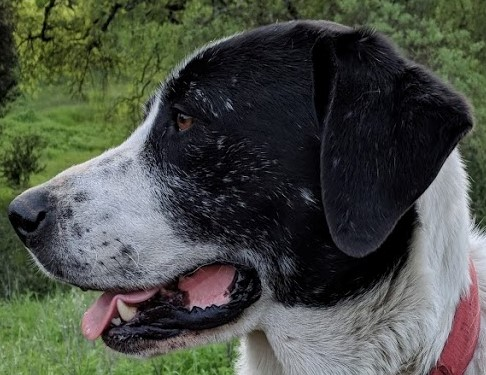
#> input picture meta/sammy_face.jpg, 486 x 375 px
$ jupyter execute 04c-Edge-Detection.ipynb
#> lines starting #> are read from the running program, lines starting #| are printed output that depends on the picture
[cell 1]
import cv2
import numpy as np
import matplotlib.pyplot as plt

[cell 2]
img = cv2.imread('../meta/sammy_face.jpg')
#> img is the input picture: shape (375, 486, 3); mean B, G, R 70, 78.7, 74.2
plt.imshow(img)

**CHOOSING THRESHOLDS**

[cell 3]
med_val = np.median(img)
#> med_val = 64
lower = int(max(0, 0.7* med_val))
#> lower = 44
print(lower)
#| 44
upper = int(min(255,1.3 * med_val))
#> upper = 83
print(upper)
#| 83

# Canny Edge Detection

[cell 4]
def plot_edges(ax, th1, th2):
    edges = cv2.Canny(image=img, threshold1=th1 , threshold2=th2)
    ax.imshow(edges)
    ax.set_title(f'{th1}-{th2}')
    ax.set_axis_off()

[cell 5]
thresholds = [
    (lower, upper), (lower, upper+100), (lower+40, upper),
    (lower+100, upper+100), (lower+100, upper+150), (lower+150, upper+170)
]
#> thresholds = [(44, 83), (44, 183), (84, 83), (144, 183), (144, 233), (194, 253)]

fig, ax = plt.subplots(2, 3, figsize=(20, 10))
for i, th in enumerate(thresholds):
    plot_edges(ax[i//3][i%3], th[0], th[1])
#> this loop made 6 passes
#> pass 1, in plot_edges, `edges = cv2.Canny(image=img, threshold1=th1 , threshold2=th2)`:
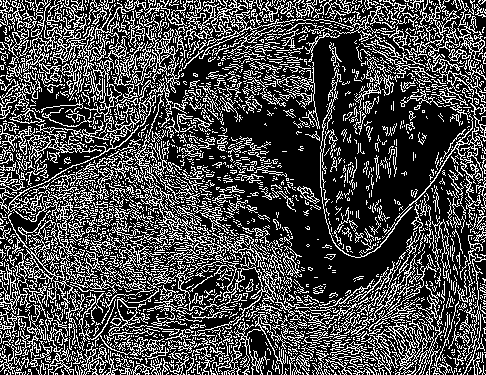
#> edges: shape (375, 486); 28.7% white in thin lines or dots
#> pass 2, in plot_edges (call 2), `edges = cv2.Canny(image=img, threshold1=th1 , threshold2=th2)`:
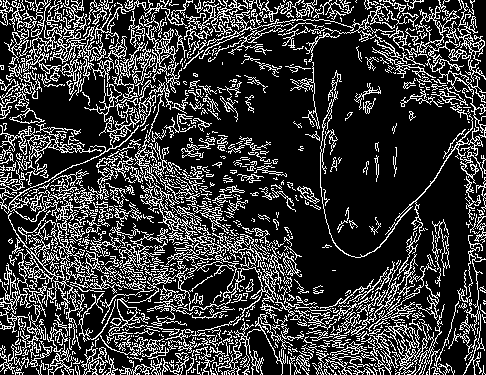
#> edges: shape (375, 486); 22.7% white in thin lines or dots
#> pass 3, in plot_edges (call 3), `edges = cv2.Canny(image=img, threshold1=th1 , threshold2=th2)`:
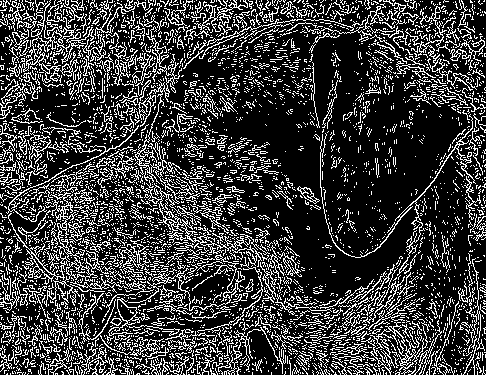
#> edges: shape (375, 486); 23.4% white in thin lines or dots
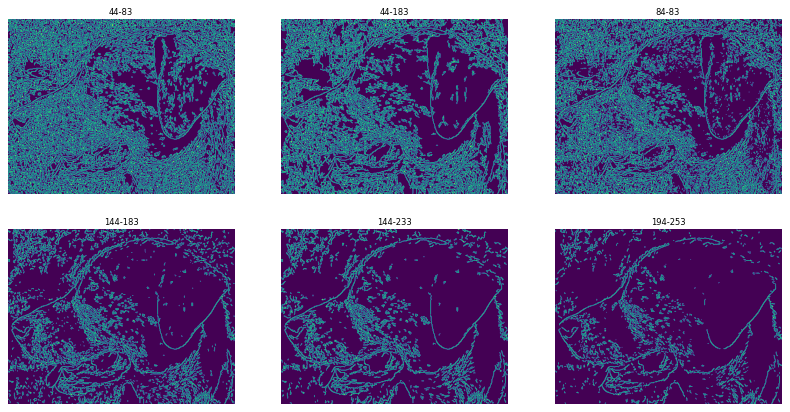
#> figure drawn by matplotlib, 6 panels

 # Manual Blurring before Edge Detection

[cell 6]
fig, ax = plt.subplots(2, 3, figsize=(20, 10))
for i, k in enumerate([3, 5, 7, 9, 11, 13]):
    blurred_img = cv2.blur(img,ksize=(k,k))
    edges = cv2.Canny(image=blurred_img, threshold1=lower , threshold2=upper)
    ax[i//3][i%3].set_title(f"{k}x{k}")
    ax[i//3][i%3].imshow(edges)
    ax[i//3][i%3].set_axis_off()
#> this loop made 6 passes
#> pass 1, `edges = cv2.Canny(image=blurred_img, threshold1=lower , threshold2=upp..`:
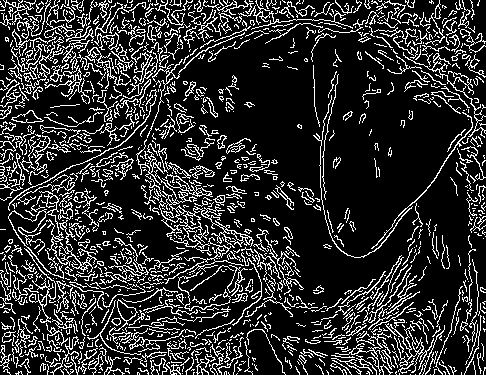
#> edges: shape (375, 486); 18.2% white in thin lines or dots
#> pass 2, `blurred_img = cv2.blur(img,ksize=(k,k))`:
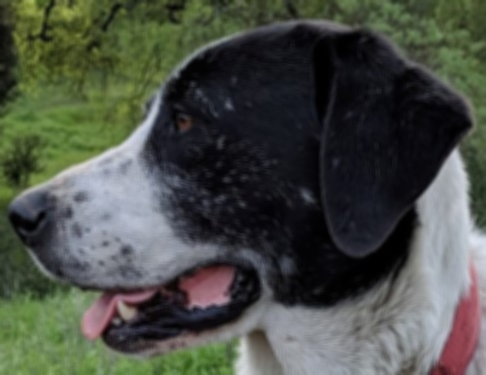
#> blurred_img: shape (375, 486, 3); mean B, G, R 70, 78.7, 74.2
#> pass 2, `edges = cv2.Canny(image=blurred_img, threshold1=lower , threshold2=upp..`:
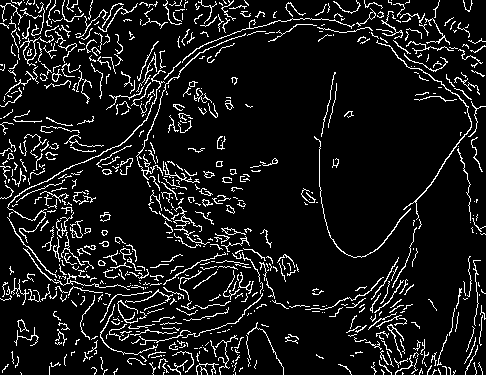
#> edges: shape (375, 486); 9.4% white in thin lines or dots
#> after the loop:
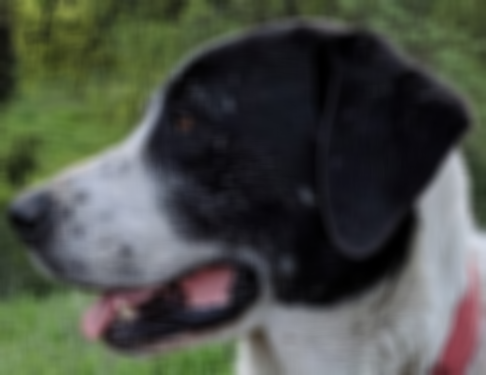
#> blurred_img: shape (375, 486, 3); mean B, G, R 70, 78.7, 74.2
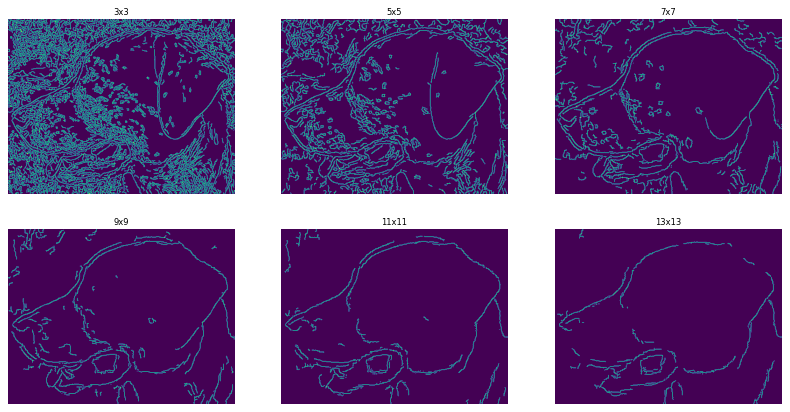
#> figure drawn by matplotlib, 6 panels

$ run again, with meta/00-puppy.jpg copied over meta/sammy_face.jpg
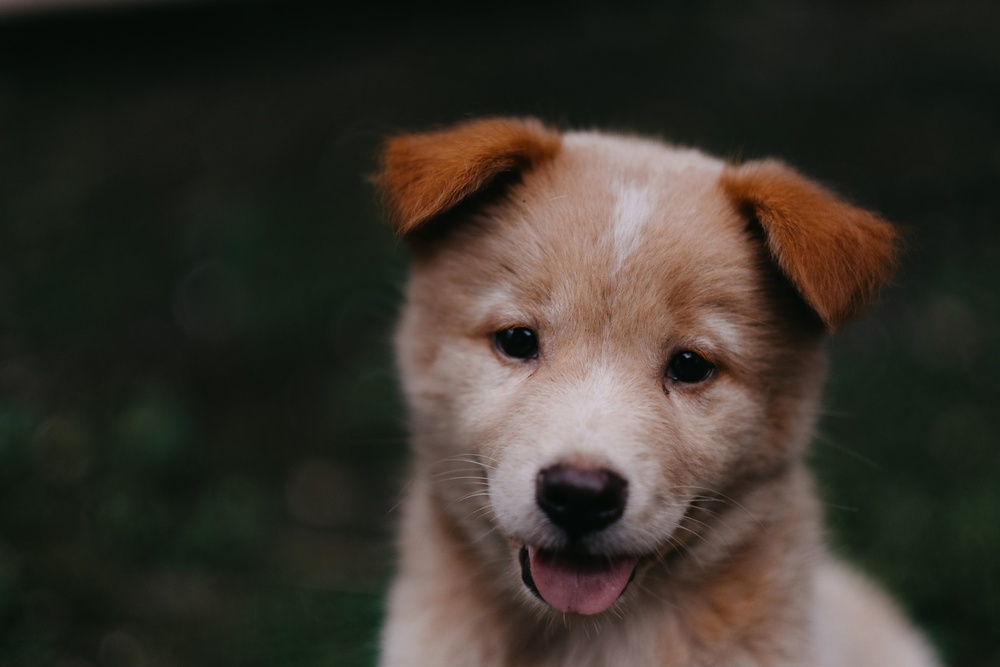
#> input picture meta/00-puppy.jpg, 1000 x 667 px, shrunk from 1950 x 1300 before the run
#> img is the input picture: shape (667, 1000, 3); mean B, G, R 43.8, 51.8, 57.3
#> med_val = 27
#> lower = 18
#| 18
#> upper = 35
#| 35
#> thresholds = [(18, 35), (18, 135), (58, 35), (118, 135), (118, 185), (168, 205)]
#> the loop `for i, th in enumerate(thresholds):` made 6 passes
#> pass 1, in plot_edges, `edges = cv2.Canny(image=img, threshold1=th1 , threshold2=th2)`:
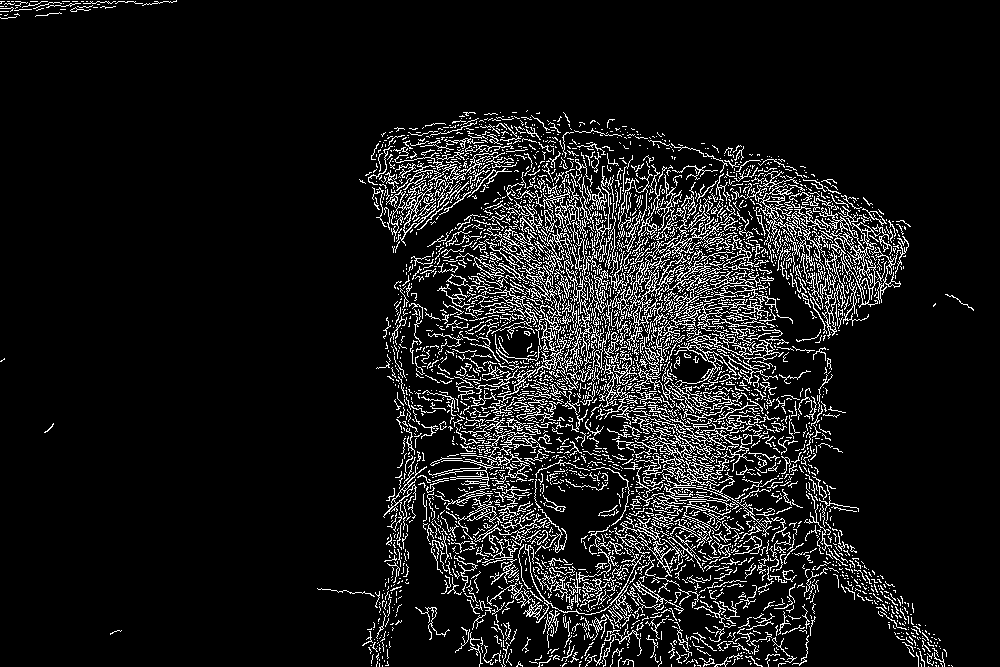
#> edges: shape (667, 1000); 9.4% white in thin lines or dots
#> the loop `for i, k in enumerate([3, 5, 7, 9, 11, 13]):` made 6 passes
#> pass 2, `edges = cv2.Canny(image=blurred_img, threshold1=lower , threshold2=upp..`:
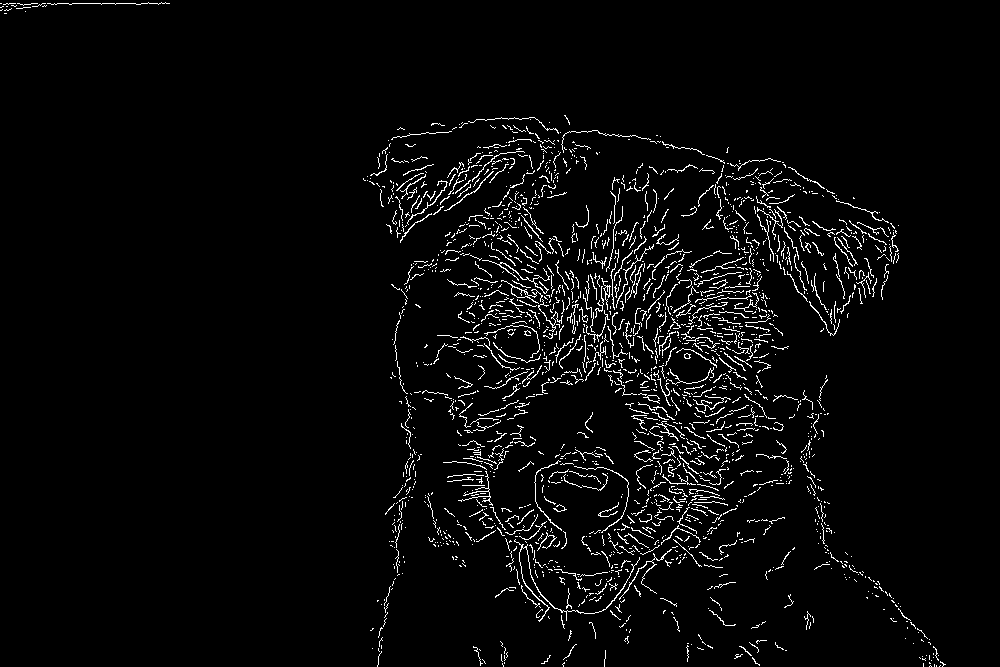
#> edges: shape (667, 1000); 3.4% white in thin lines or dots

$ run again, with meta/Denis_Mukwege.jpg copied over meta/sammy_face.jpg
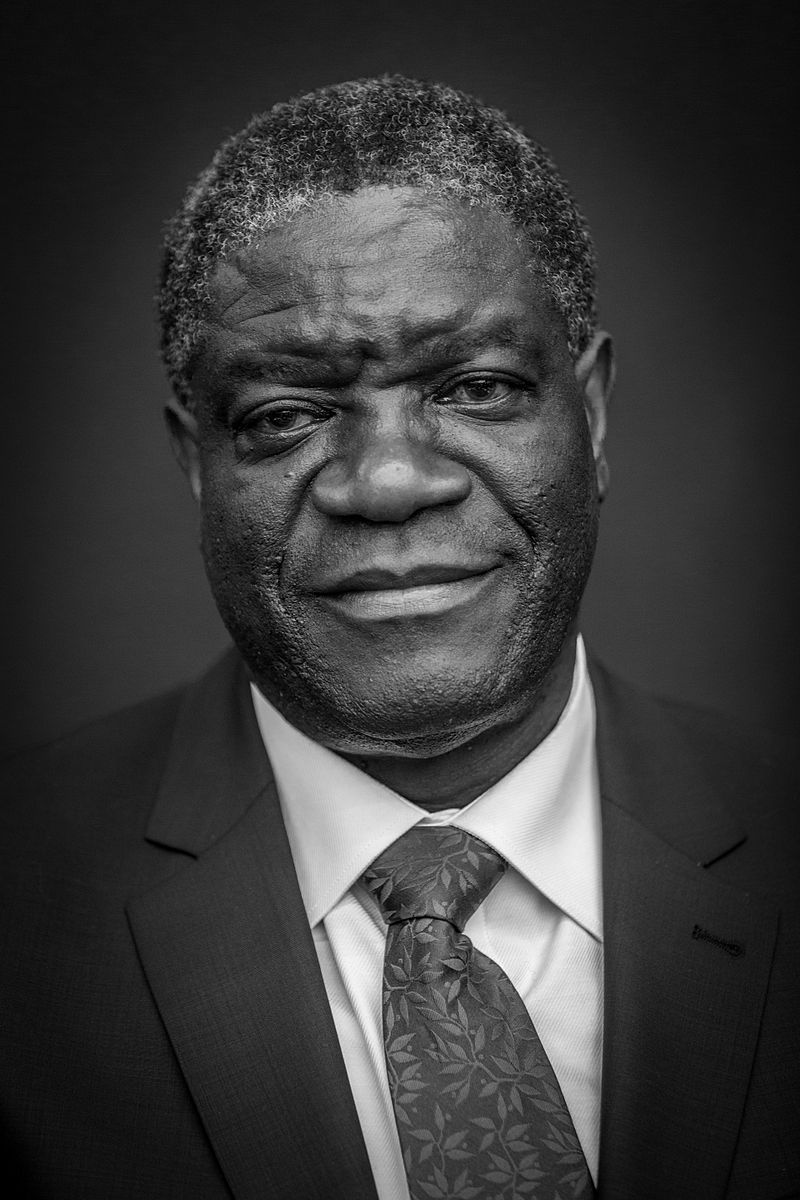
#> input picture meta/Denis_Mukwege.jpg, 800 x 1200 px
#> img is the input picture: shape (1200, 800, 3); min 0, max 255, mean 58.8
#> med_val = 43
#> lower = 30
#| 30
#> upper = 55
#| 55
#> thresholds = [(30, 55), (30, 155), (70, 55), (130, 155), (130, 205), (180, 225)]
#> the loop `for i, th in enumerate(thresholds):` made 6 passes
#> pass 1, in plot_edges, `edges = cv2.Canny(image=img, threshold1=th1 , threshold2=th2)`:
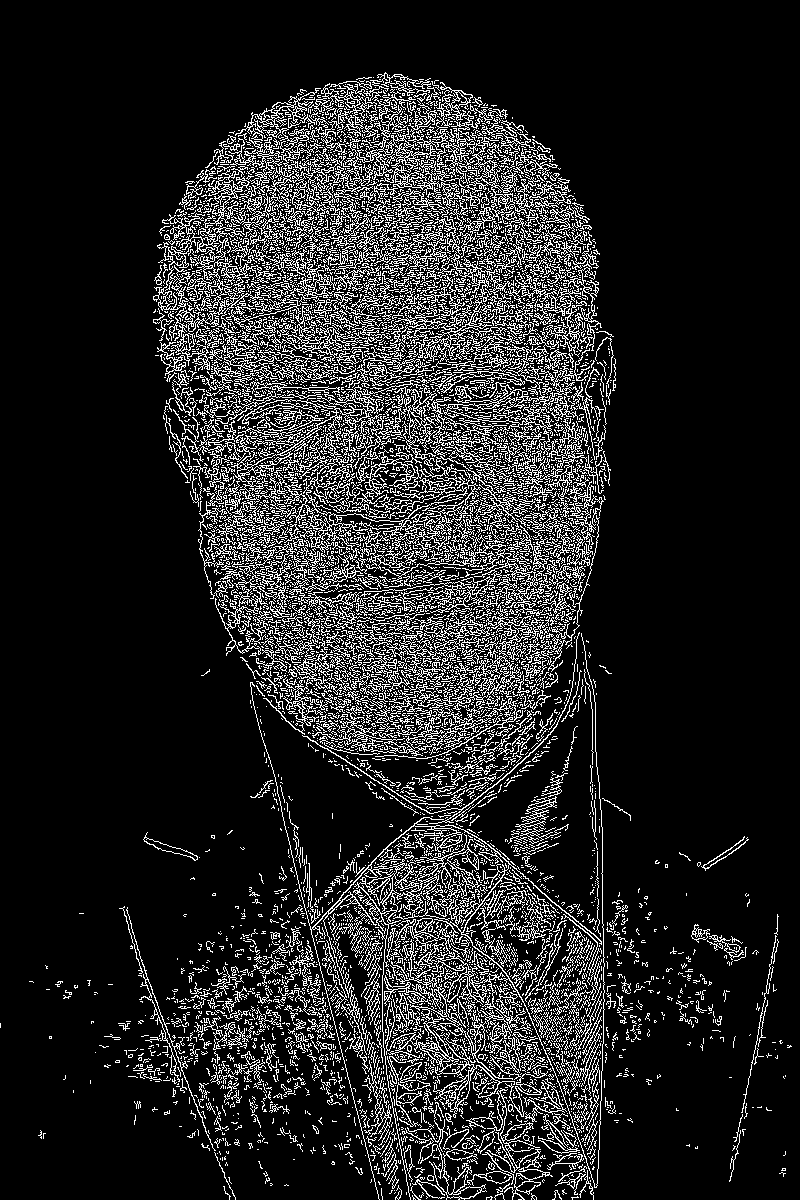
#> edges: shape (1200, 800); 14% white in thin lines or dots
#> after the loop `for i, k in enumerate([3, 5, 7, 9, 11, 13]):`:
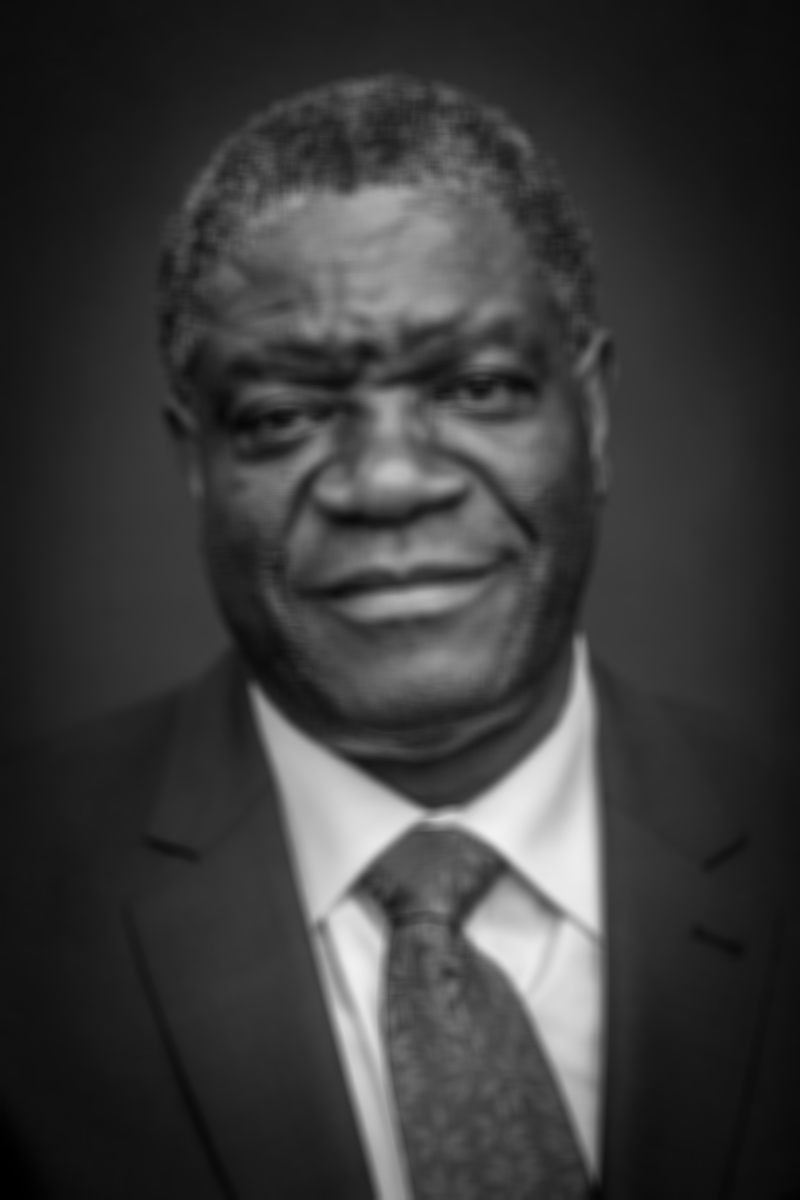
#> blurred_img: shape (1200, 800, 3); min 0, max 241, mean 58.8
